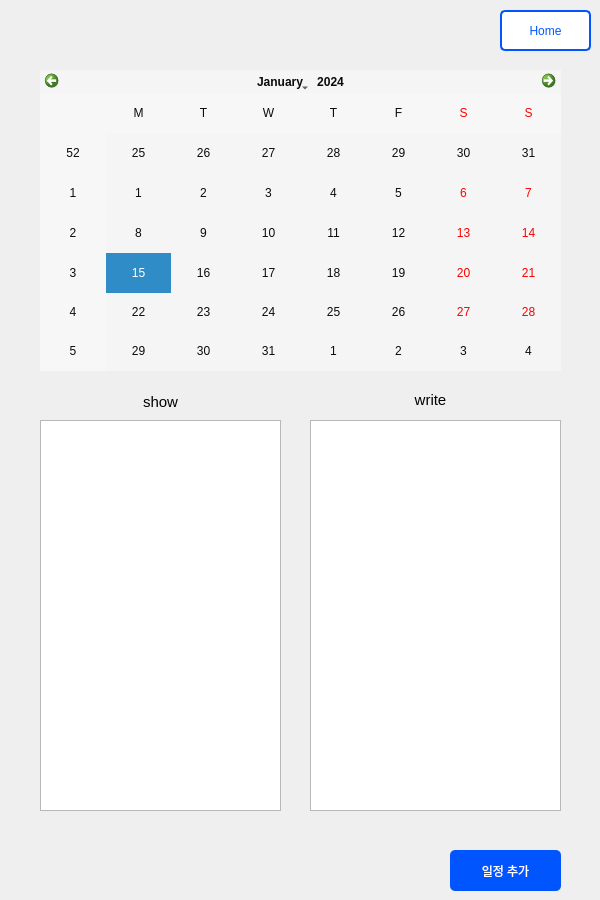
   <widget class="QWidget" name="page_5">
    <widget class="QPushButton" name="addschedule_pb2">
     <property name="geometry">
      <rect>
       <x>450</x>
       <y>850</y>
       <width>111</width>
       <height>41</height>
      </rect>
     </property>
     <property name="styleSheet">
      <string notr="true">QPushButton{
	font: 15pt &quot;GyeonggiBatang&quot;;
	color: white;
	background-color: rgb(0, 85, 255);
	border-radius: 5px;
}</string>
     </property>
     <property name="text">
      <string>일정 추가</string>
     </property>
    </widget>
    <widget class="QTextBrowser" name="textBrowser2">
     <property name="geometry">
      <rect>
       <x>40</x>
       <y>420</y>
       <width>241</width>
       <height>391</height>
      </rect>
     </property>
    </widget>
    <widget class="QCalendarWidget" name="calendarWidget2">
     <property name="geometry">
      <rect>
       <x>40</x>
       <y>70</y>
       <width>521</width>
       <height>301</height>
      </rect>
     </property>
     <property name="autoFillBackground">
      <bool>false</bool>
     </property>
     <property name="styleSheet">
      <string notr="true">background-color: rgb(245, 245, 245);
color: rgb(11, 11, 11);</string>
     </property>
     <property name="horizontalHeaderFormat">
      <enum>QCalendarWidget::SingleLetterDayNames</enum>
     </property>
    </widget>
    <widget class="QPushButton" name="calendar_Home_Button2">
     <property name="geometry">
      <rect>
       <x>500</x>
       <y>10</y>
       <width>91</width>
       <height>41</height>
      </rect>
     </property>
     <property name="styleSheet">
      <string notr="true">QPushButton{
	font: 15pt &quot;GyeonggiBatang&quot;;
	color : rgb(0, 85, 255);
	background-color: white;
	border: 2px solid rgb(0, 85, 255);
	border-radius: 5px;
}</string>
     </property>
     <property name="text">
      <string>Home</string>
     </property>
    </widget>
    <widget class="QTextEdit" name="textEdit2">
     <property name="geometry">
      <rect>
       <x>310</x>
       <y>420</y>
       <width>251</width>
       <height>391</height>
      </rect>
     </property>
    </widget>
    <widget class="QLabel" name="label_26">
     <property name="geometry">
      <rect>
       <x>140</x>
       <y>392</y>
       <width>41</width>
       <height>20</height>
      </rect>
     </property>
     <property name="font">
      <font>
       <family>Arial</family>
       <pointsize>11</pointsize>
      </font>
     </property>
     <property name="text">
      <string>show</string>
     </property>
     <property name="alignment">
      <set>Qt::AlignCenter</set>
     </property>
    </widget>
    <widget class="QLabel" name="label_27">
     <property name="geometry">
      <rect>
       <x>410</x>
       <y>390</y>
       <width>41</width>
       <height>20</height>
      </rect>
     </property>
     <property name="font">
      <font>
       <family>Arial</family>
       <pointsize>11</pointsize>
      </font>
     </property>
     <property name="text">
      <string>write</string>
     </property>
     <property name="alignment">
      <set>Qt::AlignCenter</set>
     </property>
    </widget>
   </widget>
